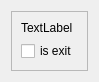
<?xml version="1.0" encoding="UTF-8"?>
<ui version="4.0">
 <class>ControlExitWidget</class>
 <widget class="QWidget" name="ControlExitWidget">
  <property name="geometry">
   <rect>
    <x>0</x>
    <y>0</y>
    <width>98</width>
    <height>76</height>
   </rect>
  </property>
  <property name="windowTitle">
   <string>Form</string>
  </property>
  <layout class="QVBoxLayout" name="verticalLayout">
   <item>
    <widget class="QFrame" name="frame">
     <property name="sizePolicy">
      <sizepolicy hsizetype="Fixed" vsizetype="Fixed">
       <horstretch>0</horstretch>
       <verstretch>0</verstretch>
      </sizepolicy>
     </property>
     <property name="frameShape">
      <enum>QFrame::StyledPanel</enum>
     </property>
     <property name="frameShadow">
      <enum>QFrame::Raised</enum>
     </property>
     <layout class="QVBoxLayout" name="verticalLayout_2">
      <item>
       <widget class="QLabel" name="label">
        <property name="text">
         <string>TextLabel</string>
        </property>
       </widget>
      </item>
      <item>
       <widget class="QCheckBox" name="cb_no_exit">
        <property name="text">
         <string>is exit</string>
        </property>
       </widget>
      </item>
     </layout>
    </widget>
   </item>
  </layout>
 </widget>
 <resources/>
 <connections/>
</ui>
